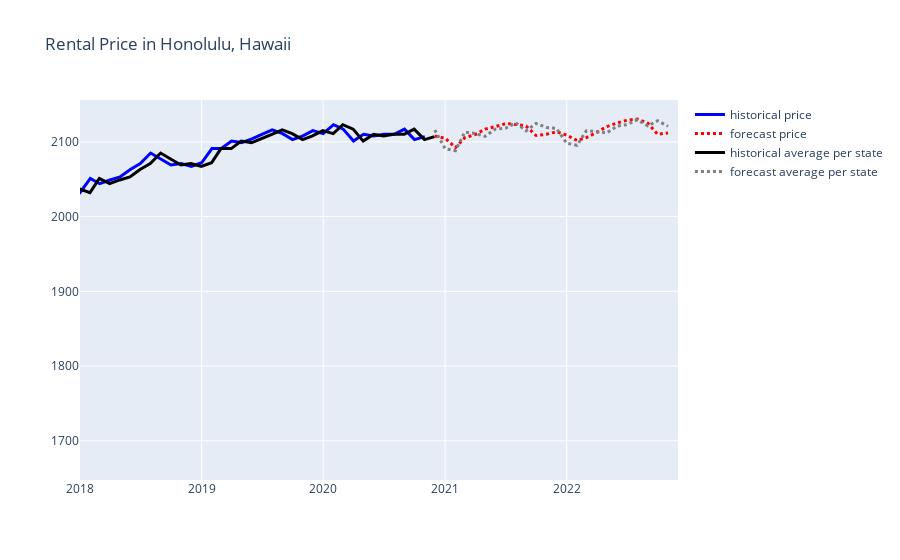

Notebook source saved alongside this figure:
### Code cell
city = 'Honolulu'
state = 'Hawaii'
subset_hist = df_cities_historical[df_cities_historical['city'] == city]
subset_avg = avg_hist[avg_hist['state'] == state]
subset_forecast = df_cities[df_cities['city'] == city]
subset_state = df_states[df_states['state'] == state]

fig = px.line(title=f'Rental Price in {city}, {state}')
fig.add_scatter(x=subset_hist.index, y=subset_hist['price'],  name='historical price', mode='lines', line=dict(color='blue', width=3))
fig.add_scatter(x=subset_forecast['date'], y=subset_forecast['price'],  name='forecast price', mode='lines', line=dict(color='red', width=3, dash='dot'))
fig.add_scatter(x=subset_avg['date'], y=subset_avg['price'], name='historical average per state', line=dict(color='black', width=3))
fig.add_scatter(x=subset_state['date'], y=subset_state['price'],  name='forecast average per state', mode='lines', line=dict(color='gray', width=3, dash='dot'))
fig.update_layout(xaxis=dict(range=['2018-01-01','2022-12-01']))
# fig.update_layout(yaxis=dict(range=[1000, 3000]))
fig.show()
